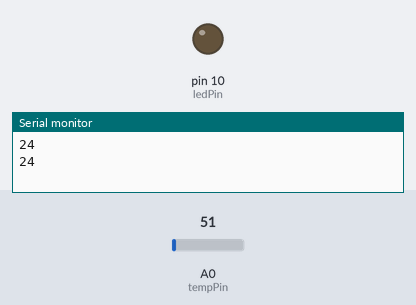
Recording of a sketch running on a simulated Arduino Uno, built with avr-gcc and run on an emulated ATmega328P. On the bench: output pins drawn as LEDs (lit = HIGH), the last lines printed to the serial monitor. Inputs (shaded band) come from the test bench; at power-on: A0 (tempPin) = 51.

Above: at 3.8 s.
3.9 s: A0 (tempPin) set to 43
7.8 s: A0 (tempPin) set to 38
At 9.8 s:
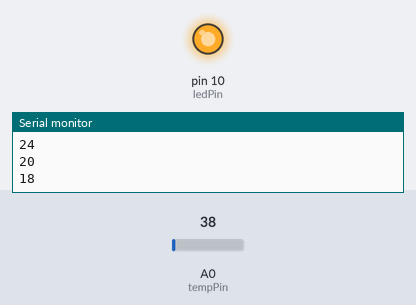
11.7 s: A0 (tempPin) set to 61
At 13.3 s:
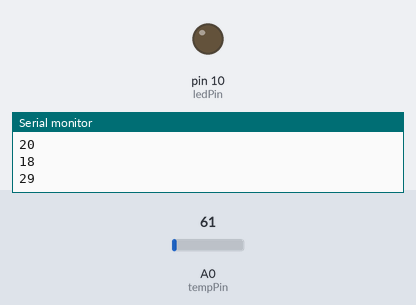
15.6 s: A0 (tempPin) set to 30
At 19.1 s:
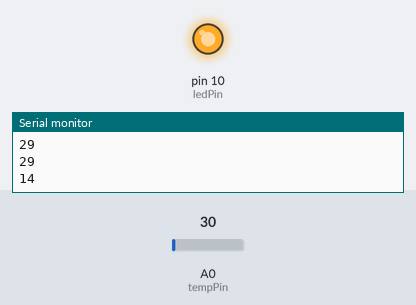
Timing chart, 0 to 20.5 s (numbered marks = the images above; inputs shaded):
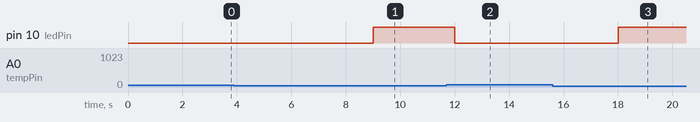

Measured:
- the behaviour switches between 41 and 40 on A0 (tempPin) (found by bisection; images 0 and 1)
- after the input at 7.8 s, pin 10 (ledPin): LOW → HIGH after 1.2 s
- after the input at 11.7 s, pin 10 (ledPin): HIGH → LOW after 0.30 s
- after the input at 15.6 s, pin 10 (ledPin): LOW → HIGH after 2.4 s

The sketch:

temperatur.ino
```cpp
float tempC;

const int tempPin = 0;
const int ledPin = 10;

void setup() {
  pinMode(ledPin, OUTPUT);

  Serial.begin(9600);
}

void loop() {
  tempC = (analogRead(tempPin) * 5.0 * 100.0) / 1024.0;
  Serial.println((byte) tempC);

  if (tempC < 20) {
    digitalWrite(ledPin, HIGH);
  }
  else {
    digitalWrite(ledPin, LOW);
  }

  delay(3000);
}
```
